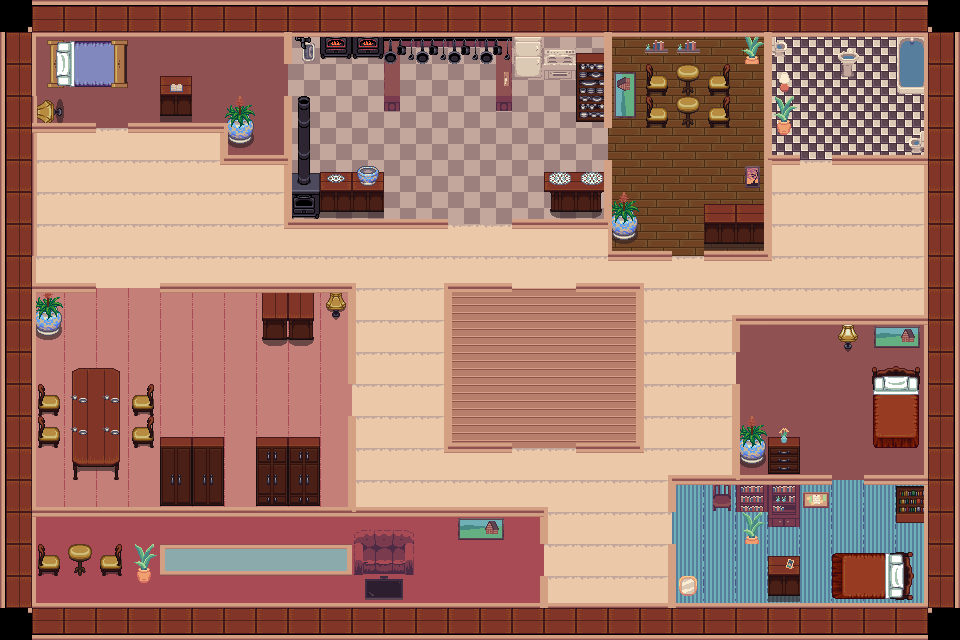

This game map was drawn from its Tiled (.tmx) file and the tilesets committed beside it. A one-line description and the trimmed map source follow:
An orthogonal 30x20 tile map with 32x32 px tiles, 7 tile layers (sol, deco, deco supp, mur exterieur, ...), 2 tilesets and 113 objects.

<map version="1.10" tiledversion="1.11.2" orientation="orthogonal" renderorder="right-down" width="30" height="20" tilewidth="32" tileheight="32" infinite="0" nextlayerid="10" nextobjectid="118">
 <tileset firstgid="1" source="bat2.tsx" />
 <tileset firstgid="225" source="bat1.tsx" />
 <objectgroup id="8" name="collision mur">
  <object id="3" x="8" y="42" width="3" height="6" />
  <object id="4" x="2" y="32" width="33" height="575" />
  <object id="5" x="33" y="607" width="894" height="30" />
  <object id="6" x="928" y="32" width="30" height="575" />
  <object id="7" x="32" y="-1" width="898" height="31" />
  <object id="8" x="35" y="283" width="61" height="10" />
  <object id="9" x="160" y="282" width="196" height="9" />
  <object id="10" x="348" y="291" width="7" height="92" />
  <object id="11" x="348" y="415" width="6" height="101" />
  <object id="12" x="36" y="507" width="314" height="9" />
  <object id="13" x="355" y="506" width="193" height="9" />
  <object id="14" x="541" y="516" width="6" height="29" />
  <object id="15" x="541" y="576" width="7" height="31" />
  <object id="16" x="667" y="544" width="9" height="62" />
  <object id="17" x="669" y="475" width="8" height="36" />
  <object id="18" x="678" y="473" width="155" height="10" />
  <object id="19" x="864" y="476" width="64" height="9" />
  <object id="20" x="924" y="485" width="4" height="121" />
  <object id="21" x="676" y="601" width="249" height="6" />
  <object id="22" x="732" y="384" width="8" height="88" />
  <object id="23" x="732" y="315" width="8" height="37" />
  <object id="24" x="740" y="314" width="188" height="10" />
  <object id="25" x="924" y="29" width="3" height="282" />
  <object id="26" x="833" y="156" width="92" height="7" />
  <object id="27" x="765" y="31" width="7" height="228" />
  <object id="28" x="773" y="154" width="27" height="10" />
  <object id="29" x="704" y="251" width="60" height="8" />
  <object id="30" x="608" y="251" width="64" height="9" />
  <object id="31" x="604" y="160" width="8" height="89" />
  <object id="32" x="605" y="31" width="8" height="98" />
  <object id="33" x="615" y="30" width="151" height="7" />
  <object id="34" x="772" y="30" width="157" height="5" />
  <object id="35" x="284" y="30" width="8" height="34" />
  <object id="36" x="292" y="29" width="312" height="7" />
  <object id="37" x="283" y="97" width="8" height="129" />
  <object id="38" x="292" y="219" width="155" height="10" />
  <object id="39" x="512" y="219" width="91" height="8" />
  <object id="40" x="220" y="154" width="62" height="10" />
  <object id="41" x="220" y="124" width="8" height="28" />
  <object id="42" x="128" y="123" width="90" height="9" />
  <object id="43" x="32" y="123" width="65" height="10" />
  <object id="44" x="36" y="30" width="248" height="8" />
  <object id="45" x="444" y="443" width="67" height="8" />
  <object id="46" x="577" y="444" width="67" height="8" />
  <object id="47" x="636" y="283" width="7" height="158" />
  <object id="48" x="577" y="282" width="58" height="9" />
  <object id="49" x="444" y="283" width="68" height="8" />
  <object id="50" x="443" y="291" width="8" height="150" />
 </objectgroup>
 <objectgroup id="9" name="collision  déco">
  <object id="52" x="48" y="41">
   <polygon points="0,0 79,0 79,45 0,46 0,42 2,42 2,3 0,3" />
  </object>
  <object id="53" x="161" y="77">
   <polygon points="0,0 -1,38 31,38 31,-1" />
  </object>
  <object id="54" x="60" y="109">
   <polygon points="0,0 0,6 -7,6 -7,10 -10,13 -14,13 -23,7 -24,-2 -15,-8 -11,-8 -8,-5 -7,1" />
  </object>
  <object id="55" x="244" y="143">
   <polygon points="0,0 7,-4 9,-22 -3,-47 -16,-24 -14,-5" />
  </object>
  <object id="56" x="298" y="96">
   <polygon points="0,0 -1,77 -6,77 -6,120 22,120 22,77 12,77 12,0" />
  </object>
  <object id="57" x="321" y="173">
   <polygon points="0,0 31,0 36,0 40,-6 53,-6 58,-1 62,-1 62,38 0,39" />
  </object>
  <object id="58" x="303" y="60">
   <polygon points="0,0 10,0 11,-16 7,-23 -8,-23 -8,-20 -2,-19 -1,-13 1,-11" />
  </object>
  <object id="59" x="321" y="37">
   <polygon points="0,0 0,22 62,21 63,0" />
  </object>
  <object id="60" x="384" y="112">
   <polygon points="0,0 16,0 16,-48 112,-48 112,-1 128,-1 128,-74 0,-74" />
  </object>
  <object id="61" x="514" y="78">
   <polygon points="0,0 28,0 28,-42 0,-41" />
  </object>
  <object id="62" x="544" y="48">
   <polygon points="0,0 -1,30 32,31 32,0" />
  </object>
  <object id="63" x="603" y="53">
   <polygon points="0,0 -27,0 -27,69 0,69" />
  </object>
  <object id="64" x="545" y="172">
   <polygon points="0,0 58,0 58,20 0,20" />
  </object>
  <object id="65" x="551" y="193">
   <polygon points="0,0 1,14 -1,16 0,18 50,19 51,16 49,16 49,-1" />
  </object>
  <object id="66" x="616" y="73">
   <polygon points="0,0 -1,43 19,43 19,-1" />
  </object>
  <object id="67" x="668" y="53">
   <polygon points="0,0 -23,0 -23,-4 -22,-4 -22,-9 -17,-9 -17,-4 -16,-4 -16,-14 -2,-14 -3,-5 0,-5" />
  </object>
  <object id="68" x="700" y="54">
   <polygon points="0,0 -1,-4 -4,-4 -4,-15 -23,-15 -23,-1" />
  </object>
  <object id="69" x="745" y="63">
   <polygon points="0,0 1,-6 3,-6 -3,-13 -2,-26 16,-26 14,0" />
  </object>
  <object id="70" x="646" y="65">
   <polygon points="0,0 1,30 22,30 21,11 7,10 6,-1" />
  </object>
  <object id="71" x="713" y="77">
   <polygon points="0,0 -2,10 -3,18 16,18 17,-12 11,-12 11,-2" />
  </object>
  <object id="72" x="646" y="97">
   <polygon points="0,0 0,29 3,30 4,25 15,26 16,30 20,30 20,26 20,12 7,11" />
  </object>
  <object id="73" x="729" y="97">
   <polygon points="0,0 0,30 -3,30 -4,26 -14,27 -15,30 -18,30 -20,12 -6,12 -6,-1" />
  </object>
  <object id="74" x="687" y="64">
   <polygon points="0,0 -11,0 -10,30 11,31 12,-1" />
  </object>
  <object id="75" x="686" y="97">
   <polygon points="0,0 -9,4 -7,12 -1,14 -1,20 -3,27 1,30 7,26 6,23 4,23 4,17 13,10 12,2" />
  </object>
  <object id="76" x="745" y="167">
   <polygon points="0,0 0,19 15,20 14,-1" />
  </object>
  <object id="77" x="635" y="216">
   <polygon points="0,0 3,6 1,12 0,19 -8,21 -20,21 -23,16 -24,7 -22,1 -23,-25 3,-24" />
  </object>
  <object id="78" x="704" y="205">
   <polygon points="0,0 0,38 60,40 59,-1" />
  </object>
  <object id="79" x="897" y="37">
   <polygon points="0,0 0,57 28,57 26,2" />
  </object>
  <object id="80" x="840" y="53">
   <polygon points="0,0 -2,3 0,9 4,10 3,22 13,23 11,11 19,6 18,2 10,-6" />
  </object>
  <object id="81" x="769" y="38">
   <polygon points="0,0 5,0 17,5 18,11 15,14 15,18 6,19 6,16 1,17" />
  </object>
  <object id="82" x="788" y="72">
   <polygon points="0,0 -6,0 -9,7 -8,11 -8,17 -5,20 -2,20 1,16 -1,11 2,11" />
  </object>
  </objectgroup>
 <layer id="3" name="sol" width="30" height="20">
  <data>[600 cells, 504 non-empty, 10 distinct tile ids]</data>
 </layer>
 <layer id="6" name="deco" width="30" height="20">
  <data>[600 cells, 113 non-empty, 76 distinct tile ids]</data>
 </layer>
 <layer id="7" name="deco supp" width="30" height="20">
  <data>[600 cells, 45 non-empty, 33 distinct tile ids]</data>
 </layer>
 <layer id="1" name="mur exterieur" width="30" height="20">
  <data>[600 cells, 180 non-empty, 9 distinct tile ids]</data>
 </layer>
 <layer id="2" name="mur ext exterieur" width="30" height="20">
  <data>[600 cells, 97 non-empty, 1 distinct tile ids]</data>
 </layer>
 <layer id="4" name="mur interieur" width="30" height="20">
  <data>[600 cells, 157 non-empty, 12 distinct tile ids]</data>
 </layer>
 <layer id="5" name="mur interieur2" width="30" height="20">
  <data>[600 cells, 73 non-empty, 14 distinct tile ids]</data>
 </layer>
</map>
<!-- 34 of 113 objects omitted -->
